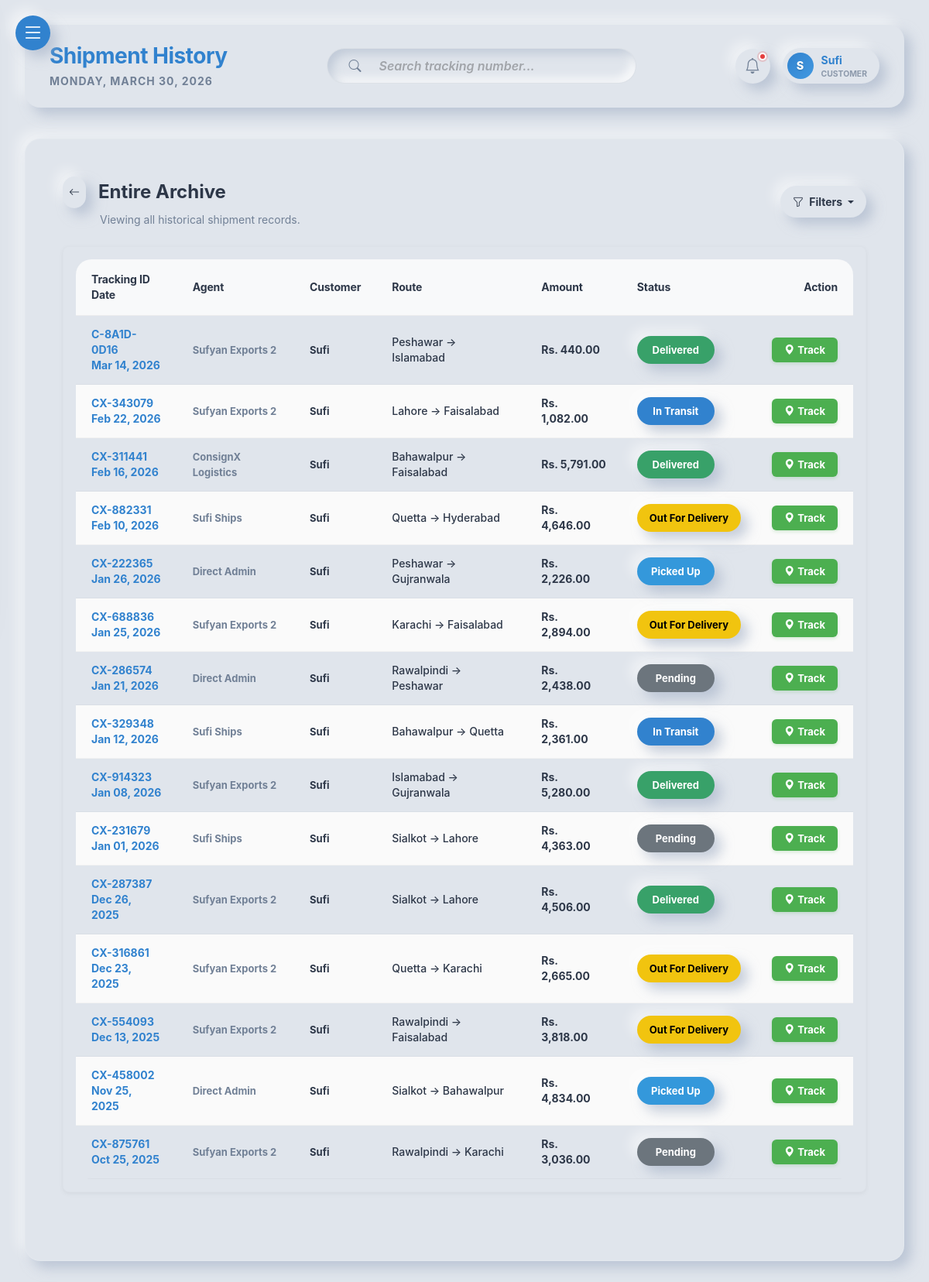
The app's page /customer/all_shipments.php (signed in), older data.
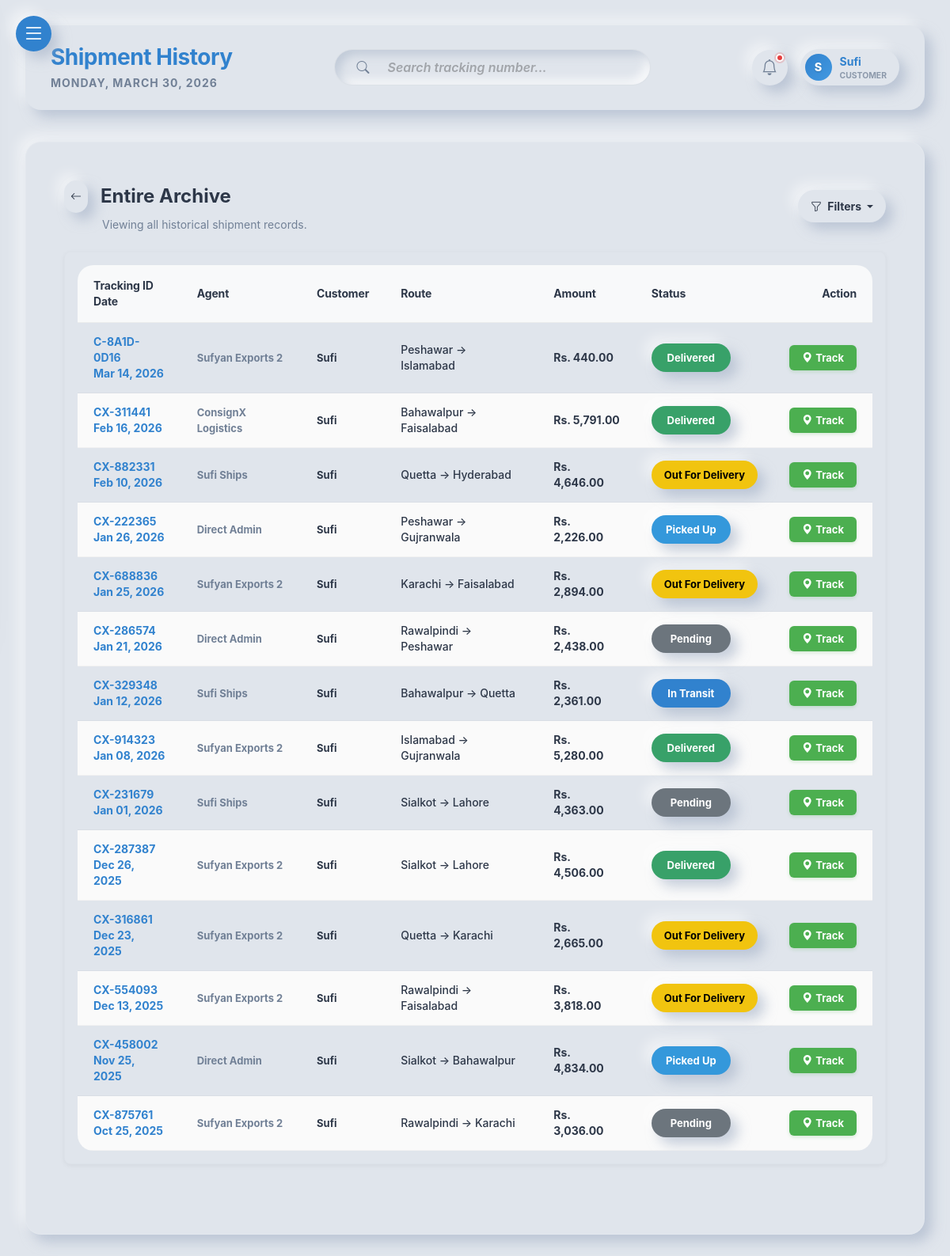
The same page, newer data.
### tables this page shows
CREATE TABLE `shipments` (
  `id` int(11) NOT NULL,
  `tracking_number` varchar(50) NOT NULL,
  `agent_id` int(11) DEFAULT NULL,
  `customer_id` int(11) NOT NULL,
  `origin_city_id` int(11) NOT NULL,
  `destination_city_id` int(11) NOT NULL,
  `recipient_name` varchar(100) NOT NULL,
  `recipient_phone` varchar(20) NOT NULL,
  `recipient_address` text NOT NULL,
  `weight` decimal(10,2) NOT NULL COMMENT 'Weight in kg',
  `price` decimal(10,2) NOT NULL,
  `status` enum('Pending','Picked Up','In Transit','Out For Delivery','Delivered','Returned','Cancelled') NOT NULL DEFAULT 'Pending',
  `created_at` timestamp NOT NULL DEFAULT current_timestamp(),
  `updated_at` timestamp NOT NULL DEFAULT current_timestamp() ON UPDATE current_timestamp()
);

CREATE TABLE `agents` (
  `id` int(11) NOT NULL,
  `name` varchar(100) NOT NULL,
  `company_name` varchar(150) NOT NULL,
  `username` varchar(50) DEFAULT NULL,
  `email` varchar(100) NOT NULL,
  `phone` varchar(20) NOT NULL,
  `password_hash` varchar(255) NOT NULL,
  `status` enum('active','inactive') NOT NULL DEFAULT 'active',
  `created_at` timestamp NOT NULL DEFAULT current_timestamp(),
  `profile_image` varchar(255) DEFAULT NULL
);

CREATE TABLE `customers` (
  `id` int(11) NOT NULL,
  `name` varchar(100) NOT NULL,
  `email` varchar(100) NOT NULL,
  `phone` varchar(20) NOT NULL,
  `password_hash` varchar(255) NOT NULL,
  `created_at` timestamp NOT NULL DEFAULT current_timestamp(),
  `profile_image` varchar(255) DEFAULT NULL
);

CREATE TABLE `cities` (
  `id` int(11) NOT NULL,
  `name` varchar(100) NOT NULL,
  `state` varchar(100) NOT NULL
);

### includes/functions.php (called while the page is built, shortened)
<?php
function escape($string)
{
    return htmlspecialchars($string, ENT_QUOTES, 'UTF-8');
}
function format_currency($amount)
{
    return 'Rs. ' . number_format((float) $amount, 2);
}
?>

### customer/all_shipments.php (the view, shortened to what the changed rows need)
<?php
require_once '../includes/db.php';
require_once '../includes/functions.php';
$customer_id = current_user_id();
try {
    $where = ["s.customer_id = ?"];
    $params = [$customer_id];
    $where_sql = implode(" AND ", $where);
    $stmt = $pdo->prepare("
        SELECT s.*,
               orig.name as origin_city, dest.name as dest_city,
               a.company_name as agent_name,
               c.name as customer_name
        FROM shipments s
        LEFT JOIN cities orig ON s.origin_city_id = orig.id
        LEFT JOIN cities dest ON s.destination_city_id = dest.id
        LEFT JOIN agents a ON s.agent_id = a.id
        LEFT JOIN customers c ON s.customer_id = c.id
        WHERE $where_sql
        ORDER BY s.created_at DESC
    ");
    $stmt->execute($params);
    $shipments = $stmt->fetchAll();
} catch (PDOException $e) {
    $msg = display_alert("Failed to load your shipments archive.", "danger");
    $shipments = [];
}
?>
<!DOCTYPE html>
<html lang="en">
<head>
    <link href="https://cdn.jsdelivr.net/npm/bootstrap@5.3.0/dist/css/bootstrap.min.css" rel="stylesheet">
    <link rel="stylesheet" href="https://cdn.jsdelivr.net/npm/bootstrap-icons@1.11.1/font/bootstrap-icons.css">
    <link rel="stylesheet" href="../assets/css/style.css">
    <link rel="stylesheet" href="../assets/css/neumorphism.css">
</head>
<body class="neumorphic-bg">
    <div class="admin-wrapper">
        <main class="main-content">
            <?php
            require_once '../includes/top_header.php';
            ?>
            <div class="container-fluid px-0">
                <div class="neumorphic-card p-4 p-md-5 mb-5">
                    <div class="premium-table-container mt-4">
                        <div class="table-responsive" id="archiveTableContainer">
                            <table class="premium-table">
                                <thead>
                                    <tr>
                                        <th>Tracking ID <br> Date</th>
                                        <th>Agent</th>
                                        <th>Customer</th>
                                        <th>Route</th>
                                        <th>Amount</th>
                                        <th>Status</th>
                                        <th class="text-end">Action</th>
                                    </tr>
                                </thead>
                                <tbody>
                                    <?php if (empty($shipments)): ?>
                                    <tr>
                                        <td colspan="8" class="text-center text-muted py-5">No shipments found in the
                                            archive.</td>
                                    </tr>
                                    <?php else: ?>
                                    <?php foreach ($shipments as $ship): ?>
                                    <tr class="shipment-row">
                                        <td class="fw-bold text-primary">
                                            <?= escape($ship['tracking_number']), "<br>", date('M d, Y', strtotime($ship['created_at'])) ?>
                                        </td>
                                        <td class="small fw-bold text-muted">
                                            <?= escape($ship['agent_name'] ?? 'Direct Admin')?></td>
                                        <td>
                                            <div class="fw-bold small"><?= escape($ship['customer_name']) ?></div>
                                        </td>
                                        <td class="fw-medium"><?= escape($ship['origin_city']) ?> &rarr;
                                            <?= escape($ship['dest_city']) ?></td>
                                        <td class="fw-bold"><?= format_currency($ship['price']) ?></td>
                                        <td>
                                            <?php
                                                $bg = match ($ship['status']) {
                                                    'Pending' => 'status-pending',
                                                    'Delivered' => 'status-delivered',
                                                    'Cancelled' => 'status-cancelled',
                                                    'Returned' => 'status-returned',
                                                    'Picked Up' => 'status-picked-up',
                                                    'Out For Delivery' => 'status-out-delivery',
                                                    default => 'status-transit'
                                                };
                                                ?>
                                            <span
                                                class="badge-neumorphic <?= $bg ?> small fw-bold"><?= escape($ship['status']) ?></span>
                                        </td>
                                        <td class="text-end">
                                            <a href="track_shipment.php?tracking_number=<?= $ship['tracking_number'] ?>" class="btn-track">
                                                <i class="bi bi-geo-alt-fill me-1"></i> Track
                                            </a>
                                        </td>
                                    </tr>
                                    <?php endforeach; ?>
                                    <?php endif; ?>
                                </tbody>
                            </table>
                        </div>
                    </div>
                </div>
            </div>
        </main>
    </div>
</body>
</html>

Row changes from the older to the newer data that the page shows:
removed shipments: tracking_number "CX-343079", created_at "Feb 22, 2026", agent.company_name "Sufyan Exports 2", customer.name "Sufi", origin_city.name "Lahore", destination_city.name "Faisalabad", price "Rs. 1,082.00", status "In Transit"
